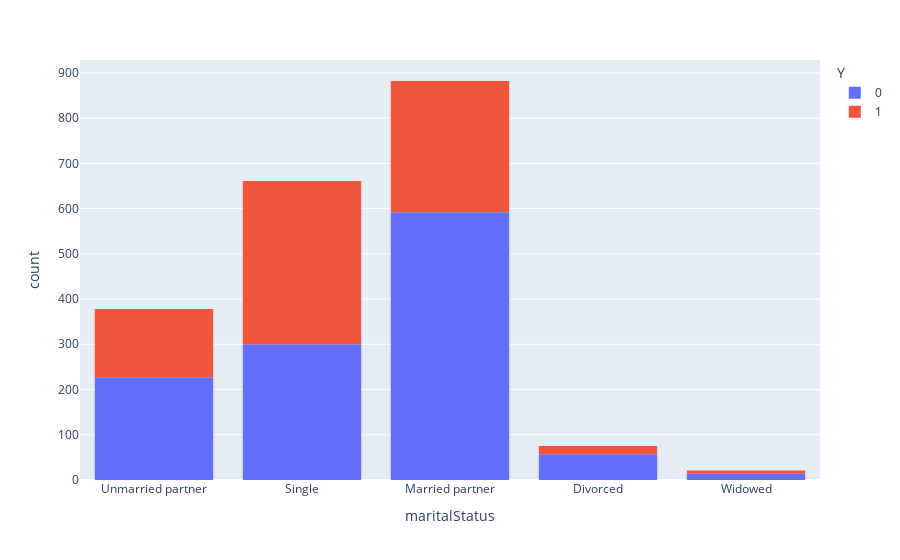

The cell this chart's notebook holds for it:
### Code cell
#based on the histogram plot, single people are more likely to accept bar coupons. 
px.histogram(bar_coupon, x = "maritalStatus", color = "Y")

### Figure 1 — Plotly figure (JSON) as saved in the notebook; plotly's stock layout.template omitted (floating-point values rounded to 4 significant figures; data arrays with more than 128 entries replaced by an {"elided": "..."} marker saying what was removed)
{"data": [{"alignmentgroup": "True", "bingroup": "x", "hovertemplate": "Y=0<br>maritalStatus=%{x}<br>count=%{y}<extra></extra>", "legendgroup": "0", "marker": {"color": "#636efa", "pattern": {"shape": ""}}, "name": "0", "offsetgroup": "0", "orientation": "v", "showlegend": true, "type": "histogram", "x": {"elided": "1190 str values"}, "xaxis": "x", "yaxis": "y"}, {"alignmentgroup": "True", "bingroup": "x", "hovertemplate": "Y=1<br>maritalStatus=%{x}<br>count=%{y}<extra></extra>", "legendgroup": "1", "marker": {"color": "#EF553B", "pattern": {"shape": ""}}, "name": "1", "offsetgroup": "1", "orientation": "v", "showlegend": true, "type": "histogram", "x": {"elided": "827 str values"}, "xaxis": "x", "yaxis": "y"}], "layout": {"barmode": "relative", "legend": {"title": {"text": "Y"}, "tracegroupgap": 0}, "margin": {"t": 60}, "xaxis": {"anchor": "y", "domain": [0, 1], "title": {"text": "maritalStatus"}}, "yaxis": {"anchor": "x", "domain": [0, 1], "title": {"text": "count"}}}}
